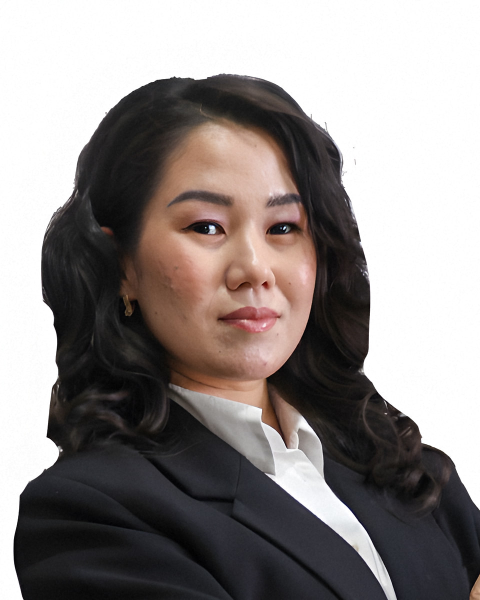
#> input picture img/speakers/aida-shagiyeva.jpg, 960 x 1200 px (shown at 1/2 size)
$ python -i compare.py   (imports and definitions only)
#> lines starting #> are read from the running program, lines starting #| are printed output that depends on the picture
"""Compare a rendered portrait with its neighbours as the site shows them.

Builds one sheet: the speaker-card crop (object-fit: cover, object-position 50% 24%)
and the round avatar for the new files, the current site files, and the neighbours.
Then checks the new files: eye line found by OpenCV, size, sRGB profile, JPEG
quality 88, and 4:4:4 chroma.

Usage:
  python3 compare.py NEW_DIR SLUG [--neighbours SLUG,SLUG] [--out FILE]
"""
import argparse
import io
import os
from pathlib import Path

import cv2
from PIL import Image, ImageCms, ImageDraw, JpegImagePlugin

SPEAKERS_DIR = Path(__file__).resolve().parents[4] / 'img' / 'speakers'
CARD = (360, 280, 0.24)
CIRCLE = 96
QUALITY_88 = [4, 3, 2, 4]


def card(path):
    width, height, position = CARD
    image = Image.open(path).convert('RGB')
#> image is the input picture: PIL image 960x1200 RGB; mean R, G, B 143.7, 137.5, 136
    image = image.resize((width, round(image.height * width / image.width)), Image.LANCZOS)
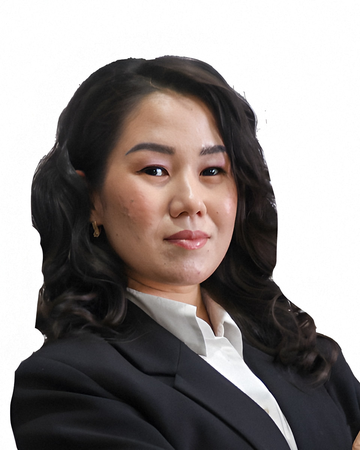
#> image: PIL image 360x450 RGB; mean R, G, B 143.7, 137.4, 136
    offset = round((image.height - height) * position)
#> offset = 41
    return image.crop((0, offset, width, offset + height))
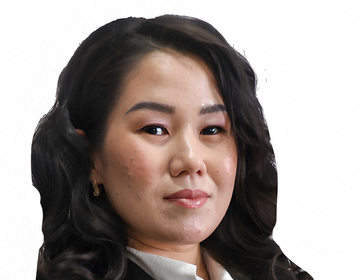
#> returned value: PIL image 360x280 RGB; mean R, G, B 161.8, 152, 148.1


# [68 lines left out: functions circle, check, eye_line, main, not called in this run]


# [2 lines not run here, left out]

>>> result = card('../../../../img/speakers/aida-shagiyeva.jpg')

$ run again, on img/speakers/galiya-khamitova.jpg
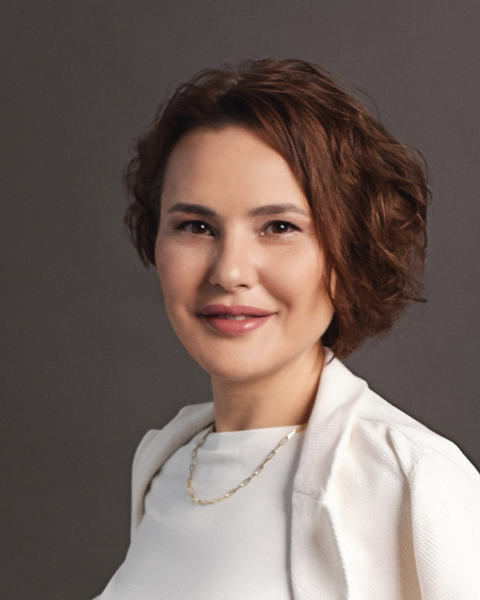
#> input picture img/speakers/galiya-khamitova.jpg, 960 x 1200 px (shown at 1/2 size)
#> in card, image is the input picture: PIL image 960x1200 RGB; mean R, G, B 117.3, 102.6, 96.4
#> in card, `image = image.resize((width, round(image.height * width / image.width)..`:
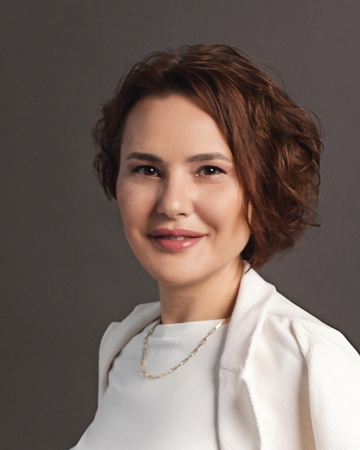
#> image: PIL image 360x450 RGB; mean R, G, B 117.3, 102.6, 96.4
#> in card, `return image.crop((0, offset, width, offset + height))`:
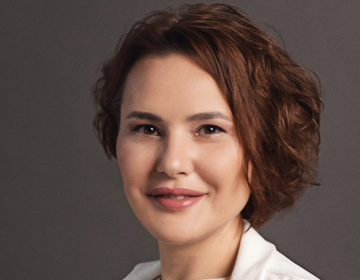
#> returned value: PIL image 360x280 RGB; mean R, G, B 99.8, 79.9, 72

$ run again, on img/speakers/grigory-shanin.jpg
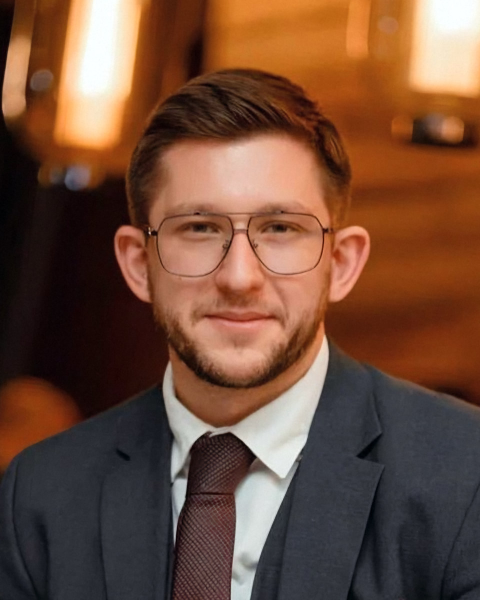
#> input picture img/speakers/grigory-shanin.jpg, 960 x 1200 px (shown at 1/2 size)
#> in card, image is the input picture: PIL image 960x1200 RGB; mean R, G, B 111.8, 75.9, 57.3
#> in card, `image = image.resize((width, round(image.height * width / image.width)..`:
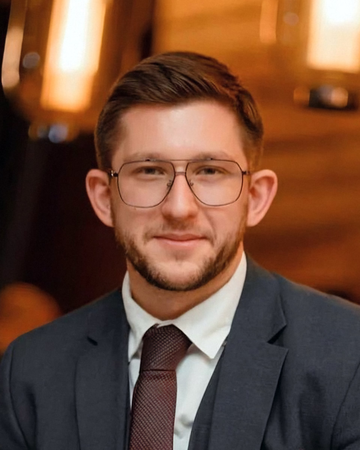
#> image: PIL image 360x450 RGB; mean R, G, B 111.8, 75.9, 57.3
#> in card, `return image.crop((0, offset, width, offset + height))`:
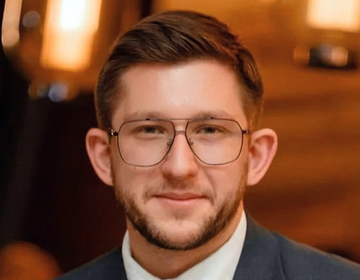
#> returned value: PIL image 360x280 RGB; mean R, G, B 122.7, 74.2, 49.3

$ run again, on img/speakers/ilyas-bakirov.jpg
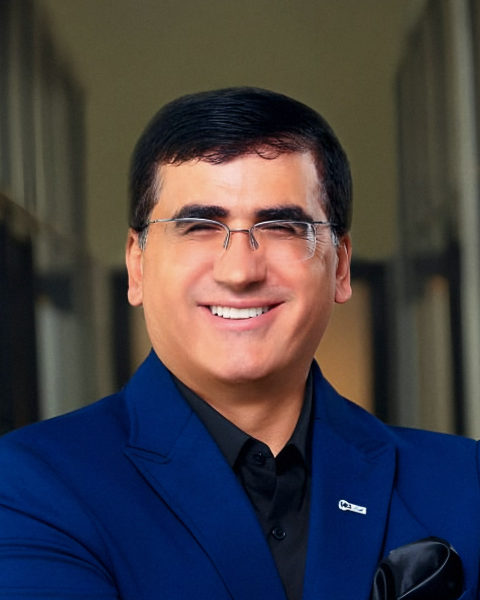
#> input picture img/speakers/ilyas-bakirov.jpg, 960 x 1200 px (shown at 1/2 size)
#> in card, image is the input picture: PIL image 960x1200 RGB; mean R, G, B 67.1, 63.3, 68.8
#> in card, `image = image.resize((width, round(image.height * width / image.width)..`:
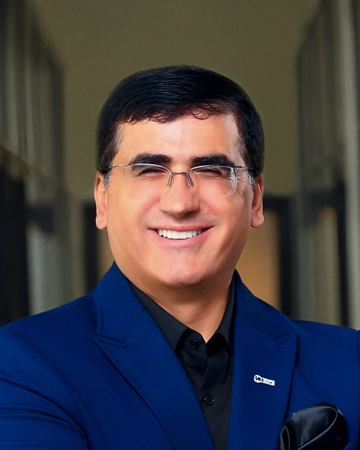
#> image: PIL image 360x450 RGB; mean R, G, B 67.1, 63.3, 68.8
#> in card, `return image.crop((0, offset, width, offset + height))`:
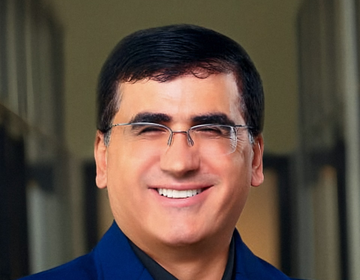
#> returned value: PIL image 360x280 RGB; mean R, G, B 94.1, 77.9, 66.5
